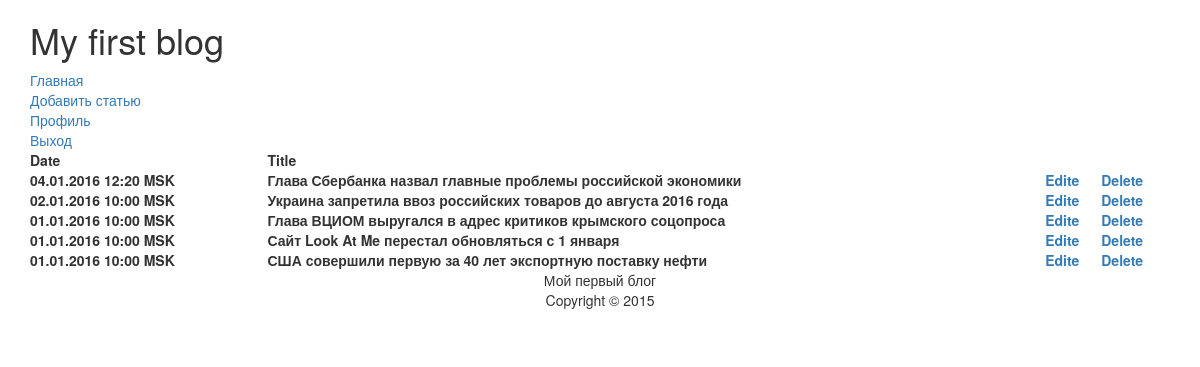
/?section=admin (signed in), run on an earlier commit of the app's database.
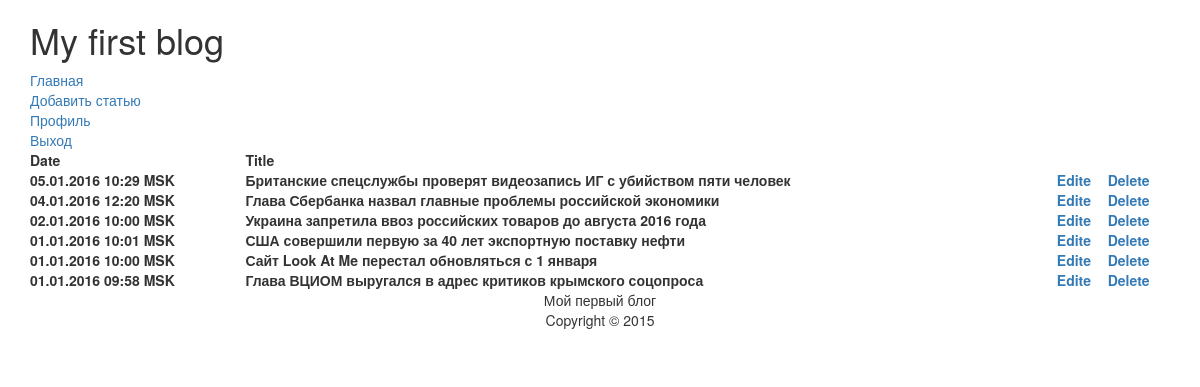
And on a later commit of the database.
### tables this page shows
CREATE TABLE "articles" (
	`id`	INTEGER NOT NULL PRIMARY KEY AUTOINCREMENT,
	`title`	TEXT,
	`content`	TEXT,
	`timestamp`	INTEGER
);

### index.php (called while the page is built, shortened)
<?php
require_once ROOT_DIR.'preamble.php';
require_once CLASS_DIR.'blog.php';
$blog = new Blog($db);
$blog->set_title("My first blog");
require_once INCLUDE_DIR.'sections.php';
include TEMPLATE_DIR.'main.php';
?>

### includes/class/blog.php (called while the page is built, shortened)
<?php
class Blog {
	private $title;
	private $menu;
	public function __construct($db) {
		$this->menu = array();
	}
	public function set_title($str) {
		$this->title = $str;
	}
	public function get_title() {
		return $this->title;
	}
	public function add_menu_entry($key, $name, $href, $visible = true) {
		$this->menu[$key] = array(
			'name' => $name,
			'href' => $href,
			'visible' => $visible
		);
	}
	public function set_menu_entry_visible($key, $visible) {
		$this->menu[$key]['visible'] = $visible;
	}
	public function get_menu() {
		return $this->menu;
	}
}
?>

### includes/sections.php (called while the page is built, shortened)
<?php
$section = isset($_GET['section']) ? $_GET['section'] : null;
$blog->add_menu_entry('home', 'Главная', ROOT_DIR);
if ($_SESSION['username'] != null) {
	if ($_SESSION['username'] == 'admin') {
		$blog->add_menu_entry('admin', 'Панель Администратора', ROOT_DIR.'?section=admin');
		$blog->add_menu_entry('add', 'Добавить статью', ROOT_DIR.'?section=admin_form', false);
	}
	$blog->add_menu_entry('profile', 'Профиль', ROOT_DIR.'?section=profile');
	$blog->add_menu_entry('logout', 'Выход', SCRIPT_DIR.'actions.php?action=logout');
} else {
	$blog->add_menu_entry('login', 'Вход/Регистрация', ROOT_DIR.'?section=auth');
}
switch ($section) {
	case 'admin':
		if ($_SESSION['username'] == 'admin') {
			$blog->set_menu_entry_visible('admin', false);
			$blog->set_menu_entry_visible('add', true);
			require_once(CLASS_DIR.'articles.php');
			$article_list = (new Articles($db))->get_all();
		} else {
			header('Location: '.ROOT_DIR);
		}
		break;
}
$menu = $blog->get_menu();
?>

### includes/class/articles.php (called while the page is built, shortened)
<?php
class Articles {
	private $db;
	private $date_format;
	public function __construct($db, $date_format = 'd.m.Y H:i T') {
		$this->db = $db;
		$this->date_format = $date_format;
	}
	public function get_all() {
		$return = false;
		if ($this->db) {
			$query = "SELECT * FROM articles ORDER BY timestamp DESC;";
			$result = $this->db->query($query);
			if($result) {
				while (true) {
					$row = $result->fetchArray(SQLITE3_ASSOC);
					if ($row) {
						$row['date'] = date($this->date_format, $row['timestamp']);
						$return[] = $row;
					} else {
						break;
					}
				}
			}
		}
		return $return;
	}
}
?>

### includes/templates/admin.php (the view)
<table class='admin-table'>
	<tr>
		<th>Date</th>
		<th>Title</th>
		<th></th>
		<th></th>
	</tr>
<?php foreach ($article_list as $article) : ?>
	<tr>
		<th><?=$article['date']?></th>
		<th><?=$article['title']?></th>
		<th><a href='<?=ROOT_DIR.'?section=admin_form&id='.$article['id']?>'>Edite</a></th>
		<th><a href='<?=SCRIPT_DIR.'actions.php?action=delete&id='.$article['id']?>'>Delete</a></th>
	</tr>
<?php endforeach; ?>
</table>

### includes/templates/main.php (shortened to what this page needs)
<!DOCTYPE html>
<html>
<head>
  <link rel='stylesheet' href='<?=STYLE_DIR.'bootstrap.min.css'?>'>
  <link rel='stylesheet' href='<?=STYLE_DIR.'style.css'?>'>
</head>
<body>
<div class='container'>
  <h1><?=$blog->get_title()?></h1>
  <nav>
<?php foreach ($menu as $item) : ?>
<?php if ($item['visible']) : ?>
   <a href='<?=$item['href']?>'><?=$item['name']?></a><br>
<?php endif; ?>
<?php endforeach; ?>
  </nav>
  <section>
<?php include $section_template; ?>
  </section>
  <footer>
    <p>Мой первый блог<br/>Copyright &copy; 2015</p>
  </footer>
</div>
</body>
</html>

What changed in the data, as far as the page shows it:
added articles: date "05.01.2016 10:29 MSK", title "Британские спецслужбы проверят видеозапись ИГ с убийством пяти человек"
changed articles "США совершили первую за 40 лет экспортную поставку нефти": date "01.01.2016 10:00 MSK" → "01.01.2016 10:01 MSK"; moves up the list
shown differently, row unchanged: articles "Сайт Look At Me перестал обновляться с 1 января": moves down the list
changed articles "Глава ВЦИОМ выругался в адрес критиков крымского соцопроса": date "01.01.2016 10:00 MSK" → "01.01.2016 09:58 MSK"
